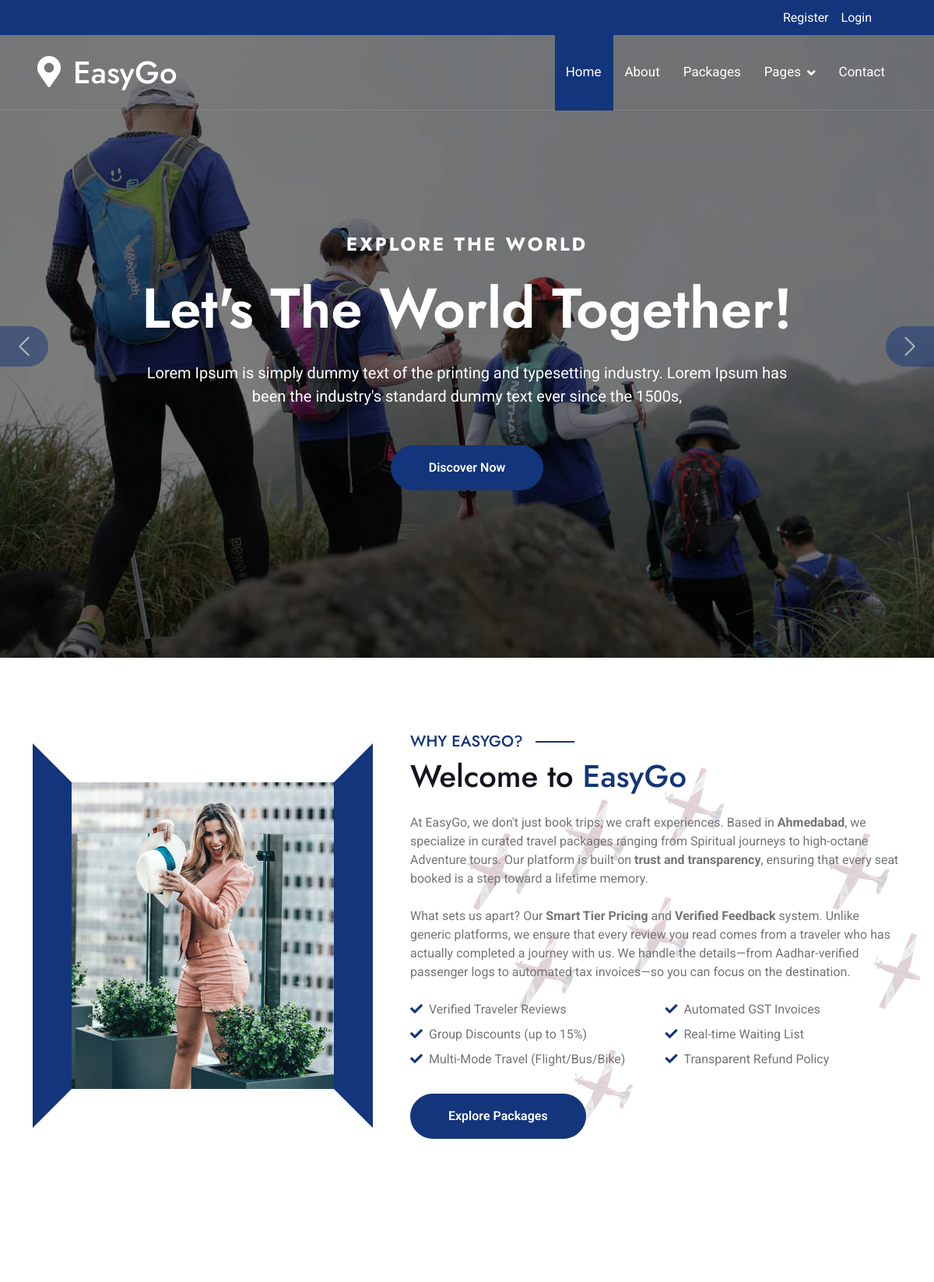
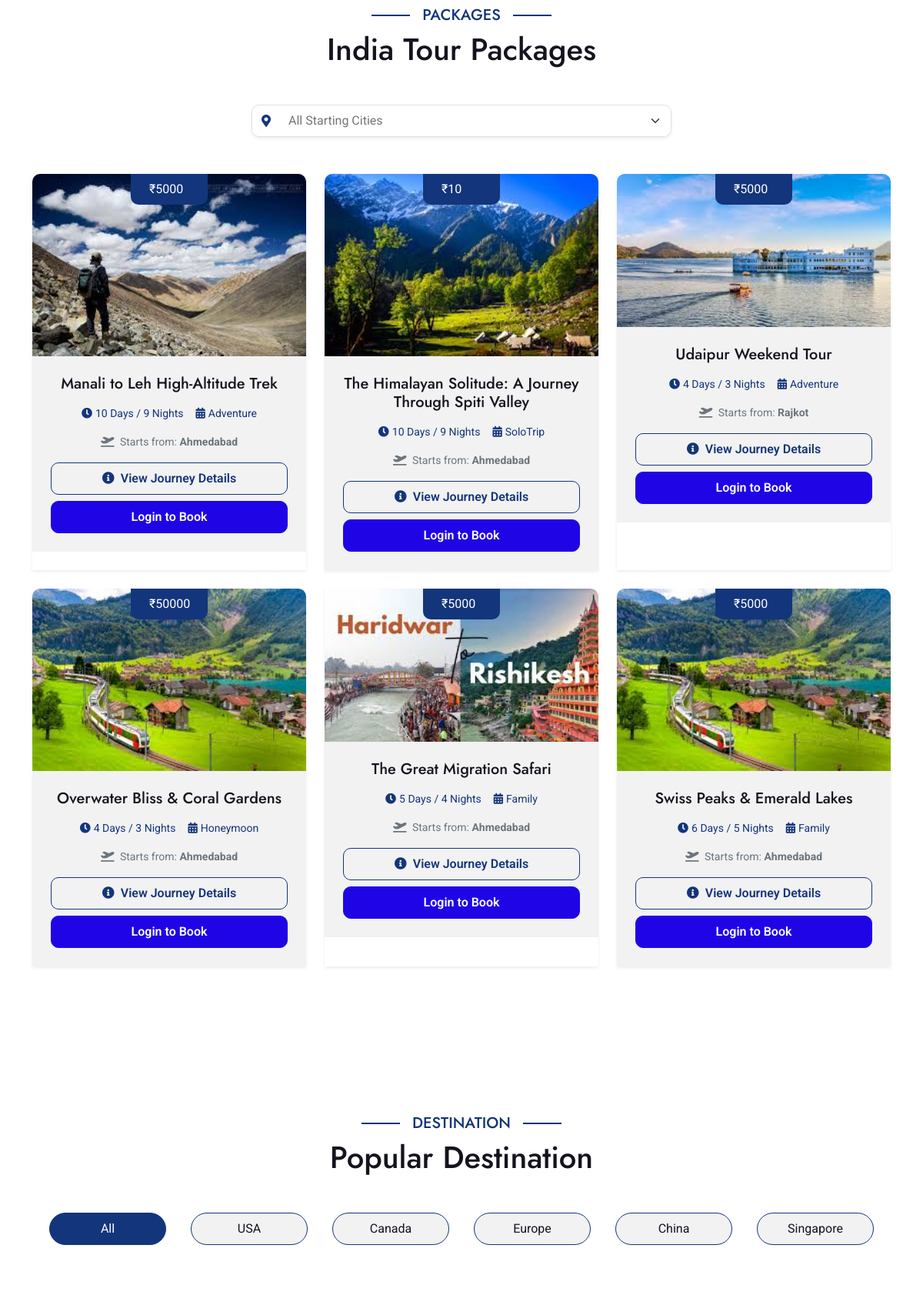
The page / (upper part) on the database its author committed (2 pictures, top to bottom).
### Tours/models.py (models this page shows, shortened)
class Package(models.Model):
    CATEGORY_CHOICES = [
        ('Adventure', 'Adventure'),
        ('Honeymoon', 'Honeymoon'),
        ('Family', 'Family'),
        ('Spiritual', 'Spiritual'),
        ('SoloTrip', 'SoloTrip'),
    ]
    TRAVEL_MODE_CHOICES = [
        ('bus', 'Bus'),
        ('train', 'Train'),
        ('flight', 'Flight'),
        ('car', 'Car'),
        ('bike', 'Bike'),
    ]
    VEHICLE_CAPACITY = {
        'car': 7,  # Car max 7 persons
        'bus': 60,  # Bus max 50 persons
        'train': 100,  # Train max 100 persons
        'flight': 200,  # Flight max 200 persons
        'bike': 1,  # Bike max 2 persons
    }
    title = models.CharField(max_length=200)
    source_city = models.CharField(max_length=100, help_text="City where the tour starts", default="Ahmedabad")
    location = models.CharField(max_length=200)
    duration = models.CharField(max_length=100)
    base_price = models.IntegerField(default=5000, help_text="Price per person")
    category = models.CharField(max_length=100, choices=CATEGORY_CHOICES)
    description = models.TextField()
    image = models.ImageField(upload_to='packages/')
    triptime = models.DateTimeField(default=datetime.datetime(2026, 3, 26, tzinfo=timezone.get_current_timezone()))
    max_persons = models.IntegerField(default=60)
    min_persons = models.IntegerField(default=1)
    available_seats = models.IntegerField(default=60)

### Tours/views.py (the view, shortened to what this page needs)
# urls.py: path('', views.home, name='home'),
def home(request):
    source_cities = Package.objects.values_list('source_city', flat=True).distinct()
    selected_city = request.GET.get('city_filter')
    user_id = request.session.get('user_id')
    user_city = None
    active_booking_package_ids = []
    cancelled_booking_package_ids = []
    all_packages = Package.objects.all().order_by('-id')
    active_filter = selected_city or user_city
    if active_filter:
        city_filtered = all_packages.filter(source_city__iexact=active_filter)
        if city_filtered.exists():
            packages = city_filtered[:6]
        else:
            packages = all_packages[:6]
    else:
        packages = all_packages[:6]
    feedbacks = Feedback.objects.filter(is_approved=True).order_by('-created_at')
    for feedback in feedbacks:
        feedback.is_verified = Booking.objects.filter(
            user=feedback.user,
            booking_status='confirmed'
        ).exists()
    return render(request, 'index.html', {
        'packages': packages,
        'source_cities': source_cities,
        'active_filter': active_filter,
        'active_booking_package_ids': active_booking_package_ids,
        'cancelled_booking_package_ids': cancelled_booking_package_ids,
        'feedbacks': feedbacks,
    })

### Tours/templates/index.html (shortened to what this page needs)
{% extends 'base.html' %}
{% load static %}
{% block content %}
<div class="container-fluid position-relative p-0">
    <div class="carousel-header">
        <div id="carouselId" class="carousel slide" data-bs-ride="carousel">
            <ol class="carousel-indicators">
            </ol>
            <div class="carousel-inner" role="listbox">
                <div class="carousel-item active">
                    <img src="{% static 'img/carousel-2.jpg' %}" class="img-fluid" alt="Image">
                    <div class="carousel-caption">
                        <div class="p-3" style="max-width: 900px;">
                            <h4 class="text-white text-uppercase fw-bold mb-4" style="letter-spacing: 3px;">Explore The World</h4>
                            <h1 class="display-2 text-capitalize text-white mb-4">Let's The World Together!</h1>
                            <p class="mb-5 fs-5">Lorem Ipsum is simply dummy text of the printing and typesetting industry. Lorem Ipsum has been the industry's standard dummy text ever since the 1500s,
                            </p>
                            <div class="d-flex align-items-center justify-content-center">
                                <a class="btn-hover-bg btn btn-primary rounded-pill text-white py-3 px-5" href="#">Discover Now</a>
                            </div>
                        </div>
                    </div>
                </div>
            </div>
            <button class="carousel-control-prev" type="button" data-bs-target="#carouselId" data-bs-slide="prev">
                <span class="carousel-control-prev-icon btn bg-primary" aria-hidden="false"></span>
            </button>
            <button class="carousel-control-next" type="button" data-bs-target="#carouselId" data-bs-slide="next">
                <span class="carousel-control-next-icon btn bg-primary" aria-hidden="false"></span>
            </button>
        </div>
    </div>
</div>
<div class="container-fluid about py-5">
    <div class="container py-5">
        <div class="row g-5 align-items-center">
            <div class="col-lg-5">
                <div class="h-100" style="border: 50px solid; border-color: transparent #13357B transparent #13357B;">
                    <img src="{% static 'img/about-img.jpg' %}" class="img-fluid w-100 h-100" alt="EasyGo Travels">
                </div>
            </div>
            <div class="col-lg-7" style="background: linear-gradient(rgba(255, 255, 255, .8), rgba(255, 255, 255, .8)), url({% static 'img/about-img-1.png' %});">
                <h5 class="section-about-title pe-3">Why EasyGo?</h5>
                <h1 class="mb-4">Welcome to <span class="text-primary">EasyGo</span></h1>
                <p class="mb-4">At EasyGo, we don't just book trips; we craft experiences. Based in <strong>Ahmedabad</strong>, we specialize in curated travel packages ranging from Spiritual journeys to high-octane Adventure tours. Our platform is built on <strong>trust and transparency</strong>, ensuring that every seat booked is a step toward a lifetime memory.</p>
                <p class="mb-4">What sets us apart? Our <strong>Smart Tier Pricing</strong> and <strong>Verified Feedback</strong> system. Unlike generic platforms, we ensure that every review you read comes from a traveler who has actually completed a journey with us. We handle the details—from Aadhar-verified passenger logs to automated tax invoices—so you can focus on the destination.</p>
                <div class="row gy-2 gx-4 mb-4">
                    <div class="col-sm-6">
                        <p class="mb-0"><i class="fa fa-check text-primary me-2"></i>Verified Traveler Reviews</p>
                    </div>
                    <div class="col-sm-6">
                        <p class="mb-0"><i class="fa fa-check text-primary me-2"></i>Automated GST Invoices</p>
                    </div>
                    <div class="col-sm-6">
                        <p class="mb-0"><i class="fa fa-check text-primary me-2"></i>Group Discounts (up to 15%)</p>
                    </div>
                    <div class="col-sm-6">
                        <p class="mb-0"><i class="fa fa-check text-primary me-2"></i>Real-time Waiting List</p>
                    </div>
                    <div class="col-sm-6">
                        <p class="mb-0"><i class="fa fa-check text-primary me-2"></i>Multi-Mode Travel (Flight/Bus/Bike)</p>
                    </div>
                    <div class="col-sm-6">
                        <p class="mb-0"><i class="fa fa-check text-primary me-2"></i>Transparent Refund Policy</p>
                    </div>
                </div>
                <a class="btn btn-primary rounded-pill py-3 px-5 mt-2" href="{% url 'packages' %}">Explore Packages</a>
            </div>
        </div>
    </div>
</div>
<div class="container-fluid packages py-5">
    <div class="container py-5">
        <div class="mx-auto text-center mb-5" style="max-width: 900px;">
            <h5 class="section-title px-3">Packages</h5>
            <h1 class="mb-0">India Tour Packages</h1>
        </div>
        <div class="row mb-5 justify-content-center">
            <div class="col-md-6">
                <form method="GET" action="" id="cityFilterForm">
                    <div class="input-group shadow-sm border rounded">
                        <span class="input-group-text bg-white border-0">
                            <i class="fa fa-map-marker-alt text-primary"></i>
                        </span>
                        <select name="city_filter" class="form-select border-0 py-2" onchange="document.getElementById('cityFilterForm').submit()">
                            <option value="">All Starting Cities</option>
                        </select>
                    </div>
                </form>
            </div>
        </div>
        <div class="row g-4">
            {% for p in packages %}
            <div class="col-lg-4 col-md-6">
                <div class="packages-item shadow-sm h-100 bg-white">
                    <div class="packages-img position-relative overflow-hidden">
                        {% if p.image %}
                            <img src="{{ p.image.url }}" class="img-fluid w-100 package-img-zoom" alt="{{ p.title }}">
                        {% else %}
                            <img src="{% static 'img/packages-1.jpg' %}" class="img-fluid w-100 package-img-zoom" alt="Default">
                        {% endif %}
                        {% if p.id in active_booking_package_ids %}
                            <div class="bg-success text-white px-3 py-2 position-absolute top-0 end-0 rounded-bottom-start shadow" style="z-index: 10;">
                                <i class="fa fa-check-circle me-1"></i> Already Booked
                            </div>
                        {% else %}
                            <div class="packages-price py-2 px-4">₹{{ p.base_price }}</div>
                        {% endif %}
                    </div>
                    <div class="packages-content bg-light p-4">
                        <div class="text-center">
                            <a href="{% url 'package_detail' p.id %}" class="text-decoration-none">
                                <h5 class="mb-3 text-dark hover-primary">{{ p.title }}</h5>
                            </a>
                            <div class="d-flex justify-content-center mb-3">
                                <small class="text-primary me-3"><i class="fa fa-clock me-1"></i>{{ p.duration }}</small>
                                <small class="text-primary"><i class="fa fa-calendar-alt me-1"></i>{{ p.category }}</small>
                            </div>
                            <p class="text-muted small mb-3">
                                <i class="fa fa-plane-departure me-1"></i> Starts from: <strong>{{ p.source_city }}</strong>
                            </p>
                            <a href="{% url 'package_detail' p.id %}" class="btn btn-outline-primary w-100 mb-2 py-2">
                                <i class="fa fa-info-circle me-2"></i>View Journey Details
                            </a>
                            {% if request.session.user_id %}
                                {% if p.id in active_booking_package_ids %}
                                    <button class="btn btn-success w-100 py-2" disabled>
                                        <i class="fa fa-lock me-2"></i>Booking Confirmed
                                    </button>
                                {% else %}
                                    <a href="{% url 'booking_process' p.id %}" class="btn btn-primary w-100 py-2">Book Now</a>
                                {% endif %}
                            {% else %}
                                <a href="{% url 'login' %}" class="btn btn-secondary w-100 py-2">Login to Book</a>
                            {% endif %}
                        </div>
                    </div>
                </div>
            </div>
            {% endfor %}
        </div>
    </div>
</div>
<div class="container-fluid destination py-5">
    <div class="container py-5">
        <div class="mx-auto text-center mb-5" style="max-width: 900px;">
            <h5 class="section-title px-3">Destination</h5>
            <h1 class="mb-0">Popular Destination</h1>
        </div>
        <div class="tab-class text-center">
            <ul class="nav nav-pills d-inline-flex justify-content-center mb-5">
                <li class="nav-item">
                    <a class="d-flex mx-3 py-2 border border-primary bg-light rounded-pill active" data-bs-toggle="pill" href="#tab-1">
                        <span class="text-dark" style="width: 150px;">All</span>
                    </a>
                </li>
                <li class="nav-item">
                    <a class="d-flex py-2 mx-3 border border-primary bg-light rounded-pill" data-bs-toggle="pill" href="#tab-2">
                        <span class="text-dark" style="width: 150px;">USA</span>
                    </a>
                </li>
                <li class="nav-item">
                    <a class="d-flex mx-3 py-2 border border-primary bg-light rounded-pill" data-bs-toggle="pill" href="#tab-3">
                        <span class="text-dark" style="width: 150px;">Canada</span>
                    </a>
                </li>
                <li class="nav-item">
                    <a class="d-flex mx-3 py-2 border border-primary bg-light rounded-pill" data-bs-toggle="pill" href="#tab-4">
                        <span class="text-dark" style="width: 150px;">Europe</span>
                    </a>
                </li>
                <li class="nav-item">
                    <a class="d-flex mx-3 py-2 border border-primary bg-light rounded-pill" data-bs-toggle="pill" href="#tab-5">
                        <span class="text-dark" style="width: 150px;">China</span>
                    </a>
                </li>
                <li class="nav-item">
                    <a class="d-flex mx-3 py-2 border border-primary bg-light rounded-pill" data-bs-toggle="pill" href="#tab-6">
                        <span class="text-dark" style="width: 150px;">Singapore</span>
                    </a>
                </li>
            </ul>
            <div class="tab-content">
                <div id="tab-1" class="tab-pane fade show p-0 active">
                    <div class="row g-4">
                        <div class="col-xl-8">
                            <div class="row g-4">
                            </div>
                        </div>
                    </div>
                </div>
            </div>
        </div>
    </div>
</div>
{% endblock %}

### rows shown on the page
Package: image (picture), base_price "5000", title "Manali to Leh High-Altitude Trek", duration "10 Days / 9 Nights", category "Adventure", source_city "Ahmedabad"
Package: image (picture), base_price "10", title "The Himalayan Solitude: A Journey Through Spiti Valley", duration "10 Days / 9 Nights", category "SoloTrip", source_city "Ahmedabad"
Package: image (picture), base_price "5000", title "Udaipur Weekend Tour", duration "4 Days / 3 Nights", category "Adventure", source_city "Rajkot"
Package: image (picture), base_price "50000", title "Overwater Bliss & Coral Gardens", duration "4 Days / 3 Nights", category "Honeymoon", source_city "Ahmedabad"
Package: image (picture), base_price "5000", title "The Great Migration Safari", duration "5 Days / 4 Nights", category "Family", source_city "Ahmedabad"
Package: image (picture), base_price "5000", title "Swiss Peaks & Emerald Lakes", duration "6 Days / 5 Nights", category "Family", source_city "Ahmedabad"
